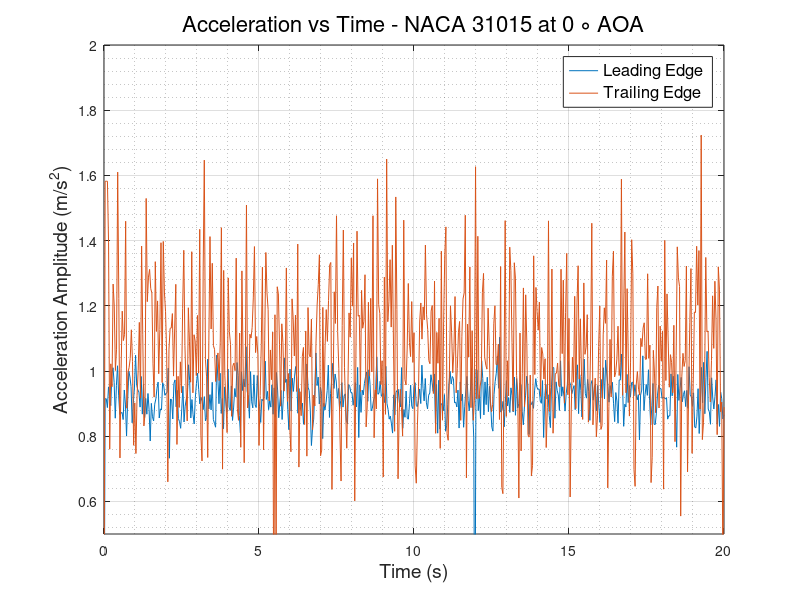
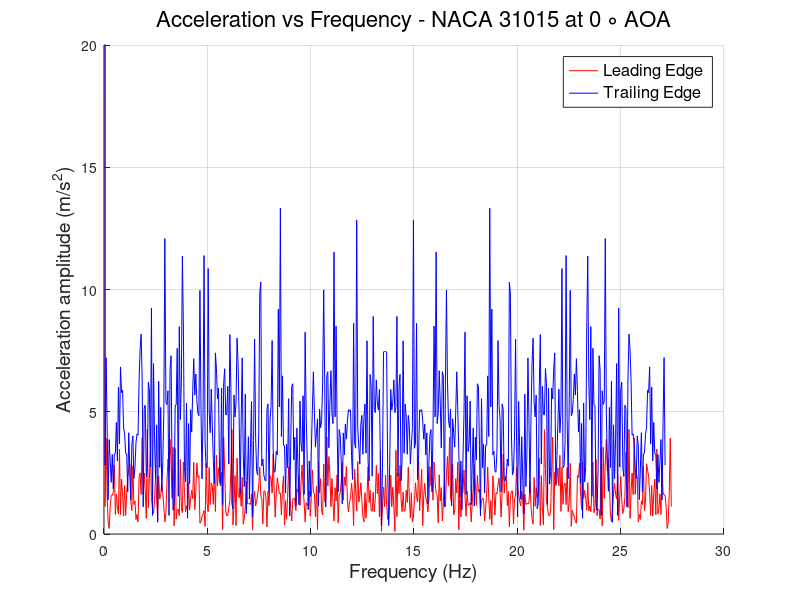

Recreate these plots in MATLAB, in order.
clc
clear
close all
%% READING ACCELEROMETER DATA and defining Variables
                        % LEADING EDGE %
data   = xlsread('LE_700rpm.csv');
LE_time   = data(:,1);
LE_X_acc  = data(:,2);
LE_Y_acc  = data(:,3);
LE_Z_acc  = data(:,4);
LE_R_acc  = sqrt(LE_X_acc.^2 + LE_Y_acc.^2 + LE_Z_acc.^2);
% plot(LE_time,LE_R_acc)
N      = numel(LE_time);
Ts     = abs(diff(LE_time(1:2)));
fs     = 1/Ts;
f_axis = [0:N-1]*fs/N;
A_freq_LE = fft(LE_R_acc);
figure(1) 
plot(LE_time,LE_R_acc)
hold on
figure(2)
hold on
plot(f_axis,abs(A_freq_LE),'-r','LineWidth',0.5)
grid on 
grid minor
                        % TRAILING EDGE %
data   = xlsread('TE_700rpm.csv');
TE_time   = data(:,1);
TE_X_acc  = data(:,2);
TE_Y_acc  = data(:,3);
TE_Z_acc  = data(:,4);
TE_R_acc  = sqrt(TE_X_acc.^2 + TE_Y_acc.^2 + TE_Z_acc.^2);
% plot(TE_time,TE_R_acc)
N      = numel(TE_time);
Ts     = abs(diff(TE_time(1:2)));
fs     = 1/Ts;
f_axis = [0:N-1]*fs/N;
A_freq_TE = fft(TE_R_acc);
figure(1)
plot(TE_time, TE_R_acc)
grid on
grid minor
xlabel('Time (s)','FontSize',14,'FontWeight','normal')
ylabel('Acceleration Amplitude (m/s^2)','FontSize',14,'FontWeight','normal')
legend ('Leading Edge','Trailing Edge','FontSize',12,'FontWeight','normal')
title('Acceleration vs Time - NACA 31015 at 0 \circ AOA','FontSize',16,'FontWeight','normal')
ylim([0.5 2])
figure(2)
plot(f_axis,abs(A_freq_TE),'-b','LineWidth',0.5)
grid on 
grid minor
ylabel('Acceleration amplitude (m/s^2)','FontSize',14,'FontWeight','normal')
xlabel('Frequency (Hz)','FontSize',14,'FontWeight','normal')
ylim([0 20])
legend ('Leading Edge','Trailing Edge','FontSize',12,'FontWeight','normal')
title('Acceleration vs Frequency - NACA 31015 at 0 \circ AOA','FontSize',16,'FontWeight','normal')
